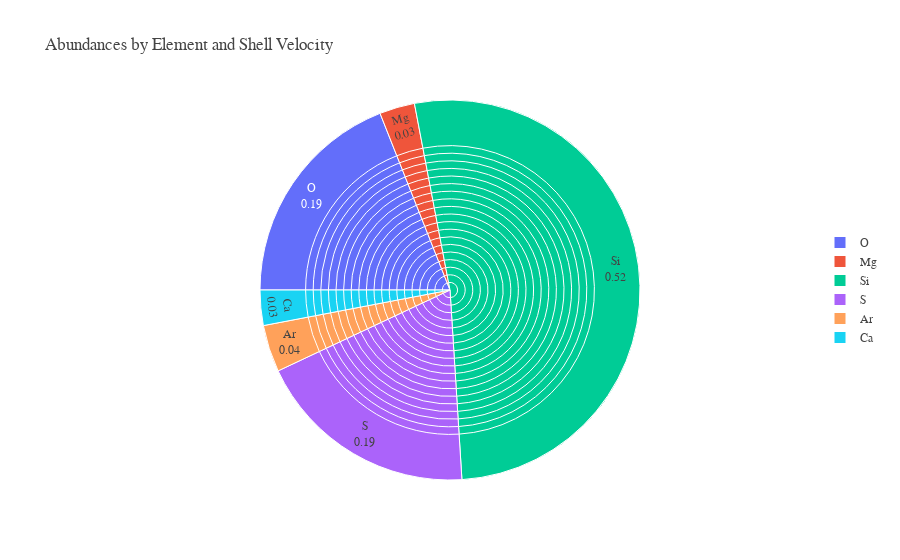

The cell this chart's notebook holds for it:
### Code cell
import plotly.graph_objects as go
import plotly.io as pio
import matplotlib as plt
import numpy as np

# Get atomic data and selected atoms from simulation object
atom_data = sim.plasma.atomic_data.atom_data
elements = sim.plasma.selected_atoms

# Define shell velocities and number of shells based on simulation data
num_shells = len(shell_velocities)

# Define colors to use for each element, based on a colormap
colors = plt.cm.Set1(np.linspace(0, 1, len(elements)))

# Create a list of pie charts, one for each shell
pie_charts = []
for shell_idx, velocity in enumerate(shell_velocities):
    shell_abundances = abundances[shell_idx]
    pie_chart = go.Pie(
        labels=atom_data.symbol.loc[elements],
        values=shell_abundances,
        hole=0.8*(shell_idx/num_shells),
        marker=dict(colors=colors, line=dict(width=1, color='white')),
        sort=False,
        direction='clockwise',
        rotation=-90,
        textinfo='label+value',
        textposition='inside',
        name=f'Shell {shell_idx+1}'
    )
    pie_charts.append(pie_chart)

# Define layout for the pie chart
layout = go.Layout(
    title='Abundances by Element and Shell Velocity',
    showlegend=True,
    legend=dict(
        x=1,
        y=0.5,
        font=dict(
            family='Arial, sans-serif',
            size=12
        )
    ),
    font=dict(
        family='Arial, sans-serif',
        size=12,
        color='#444'
    ),
)

# Create the figure
fig = go.Figure(data=pie_charts, layout=layout)

# Display the figure
fig.show()

# Save the plot as an image file
pio.write_html(fig, 'abundances_plot.html')

### Figure 1 — Plotly figure (JSON) as saved in the notebook; plotly's stock layout.template omitted (floating-point values rounded to 4 significant figures)
{"data": [{"direction": "clockwise", "hole": 0, "labels": ["O", "Mg", "Si", "S", "Ar", "Ca"], "marker": {"colors": [[0.8941, 0.102, 0.1098, 1], [0.2157, 0.4941, 0.7216, 1], [0.5961, 0.3059, 0.6392, 1], [1, 1, 0.2, 1], [0.9686, 0.5059, 0.749, 1], [0.6, 0.6, 0.6, 1]], "line": {"color": "white", "width": 1}}, "name": "Shell 1", "rotation": -90, "sort": false, "textinfo": "label+value", "textposition": "inside", "type": "pie", "values": [0.19, 0.03, 0.52, 0.19, 0.04, 0.03]}, {"direction": "clockwise", "hole": 0.04, "labels": ["O", "Mg", "Si", "S", "Ar", "Ca"], "marker": {"colors": [[0.8941, 0.102, 0.1098, 1], [0.2157, 0.4941, 0.7216, 1], [0.5961, 0.3059, 0.6392, 1], [1, 1, 0.2, 1], [0.9686, 0.5059, 0.749, 1], [0.6, 0.6, 0.6, 1]], "line": {"color": "white", "width": 1}}, "name": "Shell 2", "rotation": -90, "sort": false, "textinfo": "label+value", "textposition": "inside", "type": "pie", "values": [0.19, 0.03, 0.52, 0.19, 0.04, 0.03]}, {"direction": "clockwise", "hole": 0.08, "labels": ["O", "Mg", "Si", "S", "Ar", "Ca"], "marker": {"colors": [[0.8941, 0.102, 0.1098, 1], [0.2157, 0.4941, 0.7216, 1], [0.5961, 0.3059, 0.6392, 1], [1, 1, 0.2, 1], [0.9686, 0.5059, 0.749, 1], [0.6, 0.6, 0.6, 1]], "line": {"color": "white", "width": 1}}, "name": "Shell 3", "rotation": -90, "sort": false, "textinfo": "label+value", "textposition": "inside", "type": "pie", "values": [0.19, 0.03, 0.52, 0.19, 0.04, 0.03]}, {"direction": "clockwise", "hole": 0.12, "labels": ["O", "Mg", "Si", "S", "Ar", "Ca"], "marker": {"colors": [[0.8941, 0.102, 0.1098, 1], [0.2157, 0.4941, 0.7216, 1], [0.5961, 0.3059, 0.6392, 1], [1, 1, 0.2, 1], [0.9686, 0.5059, 0.749, 1], [0.6, 0.6, 0.6, 1]], "line": {"color": "white", "width": 1}}, "name": "Shell 4", "rotation": -90, "sort": false, "textinfo": "label+value", "textposition": "inside", "type": "pie", "values": [0.19, 0.03, 0.52, 0.19, 0.04, 0.03]}, {"direction": "clockwise", "hole": 0.16, "labels": ["O", "Mg", "Si", "S", "Ar", "Ca"], "marker": {"colors": [[0.8941, 0.102, 0.1098, 1], [0.2157, 0.4941, 0.7216, 1], [0.5961, 0.3059, 0.6392, 1], [1, 1, 0.2, 1], [0.9686, 0.5059, 0.749, 1], [0.6, 0.6, 0.6, 1]], "line": {"color": "white", "width": 1}}, "name": "Shell 5", "rotation": -90, "sort": false, "textinfo": "label+value", "textposition": "inside", "type": "pie", "values": [0.19, 0.03, 0.52, 0.19, 0.04, 0.03]}, {"direction": "clockwise", "hole": 0.2, "labels": ["O", "Mg", "Si", "S", "Ar", "Ca"], "marker": {"colors": [[0.8941, 0.102, 0.1098, 1], [0.2157, 0.4941, 0.7216, 1], [0.5961, 0.3059, 0.6392, 1], [1, 1, 0.2, 1], [0.9686, 0.5059, 0.749, 1], [0.6, 0.6, 0.6, 1]], "line": {"color": "white", "width": 1}}, "name": "Shell 6", "rotation": -90, "sort": false, "textinfo": "label+value", "textposition": "inside", "type": "pie", "values": [0.19, 0.03, 0.52, 0.19, 0.04, 0.03]}, {"direction": "clockwise", "hole": 0.24, "labels": ["O", "Mg", "Si", "S", "Ar", "Ca"], "marker": {"colors": [[0.8941, 0.102, 0.1098, 1], [0.2157, 0.4941, 0.7216, 1], [0.5961, 0.3059, 0.6392, 1], [1, 1, 0.2, 1], [0.9686, 0.5059, 0.749, 1], [0.6, 0.6, 0.6, 1]], "line": {"color": "white", "width": 1}}, "name": "Shell 7", "rotation": -90, "sort": false, "textinfo": "label+value", "textposition": "inside", "type": "pie", "values": [0.19, 0.03, 0.52, 0.19, 0.04, 0.03]}, {"direction": "clockwise", "hole": 0.28, "labels": ["O", "Mg", "Si", "S", "Ar", "Ca"], "marker": {"colors": [[0.8941, 0.102, 0.1098, 1], [0.2157, 0.4941, 0.7216, 1], [0.5961, 0.3059, 0.6392, 1], [1, 1, 0.2, 1], [0.9686, 0.5059, 0.749, 1], [0.6, 0.6, 0.6, 1]], "line": {"color": "white", "width": 1}}, "name": "Shell 8", "rotation": -90, "sort": false, "textinfo": "label+value", "textposition": "inside", "type": "pie", "values": [0.19, 0.03, 0.52, 0.19, 0.04, 0.03]}, {"direction": "clockwise", "hole": 0.32, "labels": ["O", "Mg", "Si", "S", "Ar", "Ca"], "marker": {"colors": [[0.8941, 0.102, 0.1098, 1], [0.2157, 0.4941, 0.7216, 1], [0.5961, 0.3059, 0.6392, 1], [1, 1, 0.2, 1], [0.9686, 0.5059, 0.749, 1], [0.6, 0.6, 0.6, 1]], "line": {"color": "white", "width": 1}}, "name": "Shell 9", "rotation": -90, "sort": false, "textinfo": "label+value", "textposition": "inside", "type": "pie", "values": [0.19, 0.03, 0.52, 0.19, 0.04, 0.03]}, {"direction": "clockwise", "hole": 0.36, "labels": ["O", "Mg", "Si", "S", "Ar", "Ca"], "marker": {"colors": [[0.8941, 0.102, 0.1098, 1], [0.2157, 0.4941, 0.7216, 1], [0.5961, 0.3059, 0.6392, 1], [1, 1, 0.2, 1], [0.9686, 0.5059, 0.749, 1], [0.6, 0.6, 0.6, 1]], "line": {"color": "white", "width": 1}}, "name": "Shell 10", "rotation": -90, "sort": false, "textinfo": "label+value", "textposition": "inside", "type": "pie", "values": [0.19, 0.03, 0.52, 0.19, 0.04, 0.03]}, {"direction": "clockwise", "hole": 0.4, "labels": ["O", "Mg", "Si", "S", "Ar", "Ca"], "marker": {"colors": [[0.8941, 0.102, 0.1098, 1], [0.2157, 0.4941, 0.7216, 1], [0.5961, 0.3059, 0.6392, 1], [1, 1, 0.2, 1], [0.9686, 0.5059, 0.749, 1], [0.6, 0.6, 0.6, 1]], "line": {"color": "white", "width": 1}}, "name": "Shell 11", "rotation": -90, "sort": false, "textinfo": "label+value", "textposition": "inside", "type": "pie", "values": [0.19, 0.03, 0.52, 0.19, 0.04, 0.03]}, {"direction": "clockwise", "hole": 0.44, "labels": ["O", "Mg", "Si", "S", "Ar", "Ca"], "marker": {"colors": [[0.8941, 0.102, 0.1098, 1], [0.2157, 0.4941, 0.7216, 1], [0.5961, 0.3059, 0.6392, 1], [1, 1, 0.2, 1], [0.9686, 0.5059, 0.749, 1], [0.6, 0.6, 0.6, 1]], "line": {"color": "white", "width": 1}}, "name": "Shell 12", "rotation": -90, "sort": false, "textinfo": "label+value", "textposition": "inside", "type": "pie", "values": [0.19, 0.03, 0.52, 0.19, 0.04, 0.03]}, {"direction": "clockwise", "hole": 0.48, "labels": ["O", "Mg", "Si", "S", "Ar", "Ca"], "marker": {"colors": [[0.8941, 0.102, 0.1098, 1], [0.2157, 0.4941, 0.7216, 1], [0.5961, 0.3059, 0.6392, 1], [1, 1, 0.2, 1], [0.9686, 0.5059, 0.749, 1], [0.6, 0.6, 0.6, 1]], "line": {"color": "white", "width": 1}}, "name": "Shell 13", "rotation": -90, "sort": false, "textinfo": "label+value", "textposition": "inside", "type": "pie", "values": [0.19, 0.03, 0.52, 0.19, 0.04, 0.03]}, {"direction": "clockwise", "hole": 0.52, "labels": ["O", "Mg", "Si", "S", "Ar", "Ca"], "marker": {"colors": [[0.8941, 0.102, 0.1098, 1], [0.2157, 0.4941, 0.7216, 1], [0.5961, 0.3059, 0.6392, 1], [1, 1, 0.2, 1], [0.9686, 0.5059, 0.749, 1], [0.6, 0.6, 0.6, 1]], "line": {"color": "white", "width": 1}}, "name": "Shell 14", "rotation": -90, "sort": false, "textinfo": "label+value", "textposition": "inside", "type": "pie", "values": [0.19, 0.03, 0.52, 0.19, 0.04, 0.03]}, {"direction": "clockwise", "hole": 0.56, "labels": ["O", "Mg", "Si", "S", "Ar", "Ca"], "marker": {"colors": [[0.8941, 0.102, 0.1098, 1], [0.2157, 0.4941, 0.7216, 1], [0.5961, 0.3059, 0.6392, 1], [1, 1, 0.2, 1], [0.9686, 0.5059, 0.749, 1], [0.6, 0.6, 0.6, 1]], "line": {"color": "white", "width": 1}}, "name": "Shell 15", "rotation": -90, "sort": false, "textinfo": "label+value", "textposition": "inside", "type": "pie", "values": [0.19, 0.03, 0.52, 0.19, 0.04, 0.03]}, {"direction": "clockwise", "hole": 0.6, "labels": ["O", "Mg", "Si", "S", "Ar", "Ca"], "marker": {"colors": [[0.8941, 0.102, 0.1098, 1], [0.2157, 0.4941, 0.7216, 1], [0.5961, 0.3059, 0.6392, 1], [1, 1, 0.2, 1], [0.9686, 0.5059, 0.749, 1], [0.6, 0.6, 0.6, 1]], "line": {"color": "white", "width": 1}}, "name": "Shell 16", "rotation": -90, "sort": false, "textinfo": "label+value", "textposition": "inside", "type": "pie", "values": [0.19, 0.03, 0.52, 0.19, 0.04, 0.03]}, {"direction": "clockwise", "hole": 0.64, "labels": ["O", "Mg", "Si", "S", "Ar", "Ca"], "marker": {"colors": [[0.8941, 0.102, 0.1098, 1], [0.2157, 0.4941, 0.7216, 1], [0.5961, 0.3059, 0.6392, 1], [1, 1, 0.2, 1], [0.9686, 0.5059, 0.749, 1], [0.6, 0.6, 0.6, 1]], "line": {"color": "white", "width": 1}}, "name": "Shell 17", "rotation": -90, "sort": false, "textinfo": "label+value", "textposition": "inside", "type": "pie", "values": [0.19, 0.03, 0.52, 0.19, 0.04, 0.03]}, {"direction": "clockwise", "hole": 0.68, "labels": ["O", "Mg", "Si", "S", "Ar", "Ca"], "marker": {"colors": [[0.8941, 0.102, 0.1098, 1], [0.2157, 0.4941, 0.7216, 1], [0.5961, 0.3059, 0.6392, 1], [1, 1, 0.2, 1], [0.9686, 0.5059, 0.749, 1], [0.6, 0.6, 0.6, 1]], "line": {"color": "white", "width": 1}}, "name": "Shell 18", "rotation": -90, "sort": false, "textinfo": "label+value", "textposition": "inside", "type": "pie", "values": [0.19, 0.03, 0.52, 0.19, 0.04, 0.03]}, {"direction": "clockwise", "hole": 0.72, "labels": ["O", "Mg", "Si", "S", "Ar", "Ca"], "marker": {"colors": [[0.8941, 0.102, 0.1098, 1], [0.2157, 0.4941, 0.7216, 1], [0.5961, 0.3059, 0.6392, 1], [1, 1, 0.2, 1], [0.9686, 0.5059, 0.749, 1], [0.6, 0.6, 0.6, 1]], "line": {"color": "white", "width": 1}}, "name": "Shell 19", "rotation": -90, "sort": false, "textinfo": "label+value", "textposition": "inside", "type": "pie", "values": [0.19, 0.03, 0.52, 0.19, 0.04, 0.03]}, {"direction": "clockwise", "hole": 0.76, "labels": ["O", "Mg", "Si", "S", "Ar", "Ca"], "marker": {"colors": [[0.8941, 0.102, 0.1098, 1], [0.2157, 0.4941, 0.7216, 1], [0.5961, 0.3059, 0.6392, 1], [1, 1, 0.2, 1], [0.9686, 0.5059, 0.749, 1], [0.6, 0.6, 0.6, 1]], "line": {"color": "white", "width": 1}}, "name": "Shell 20", "rotation": -90, "sort": false, "textinfo": "label+value", "textposition": "inside", "type": "pie", "values": [0.19, 0.03, 0.52, 0.19, 0.04, 0.03]}], "layout": {"font": {"color": "#444", "family": "Arial, sans-serif", "size": 12}, "legend": {"font": {"family": "Arial, sans-serif", "size": 12}, "x": 1, "y": 0.5}, "showlegend": true, "title": {"text": "Abundances by Element and Shell Velocity"}}}
